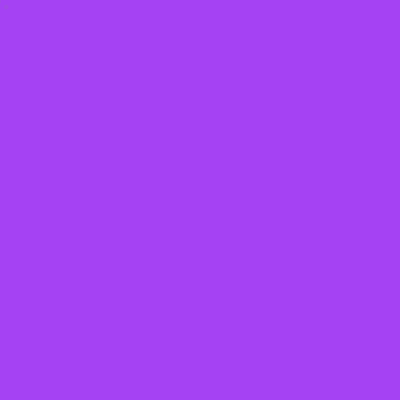
Frame 1 (no input)
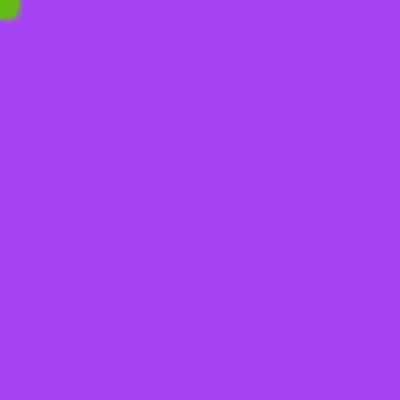
Frame 60 (the mouse pressed at the canvas centre just before this capture)
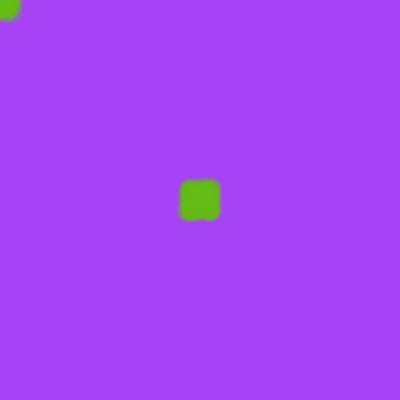
Frame 120 (the mouse held since frame 60 and released just before this capture)

The Processing sketch that drew these frames (run headless with seeded random() and noise(); from frame 60 on, the mouse is pressed at the canvas centre):

// Processing sketch: s002_spraypaint
// ── s002_spraypaint.pde
float[] bgc = new float[3];
float d = 30;
int n = 20;
int mode = 0;
void setup(){
  size(400,400);
  randomBG();
  noStroke();
}
void draw(){
  float x = random(20);
  int i = 0;
  float xp;
  float yp;
  
  for(i=0;i<n;i++){
    xp = mouseX + random(d) - d/2;
    yp = mouseY + random(d) - d/2;
    if(mode==0){
      inverseEllipse(x,xp,yp);
    }
    else{
      colourEllipse(x,xp,yp);
    }
  }
}

void mousePressed(){
  if(mouseButton==LEFT) randomBG();
  if(mouseButton==RIGHT) mode = 1-mode;
}

void randomBG(){
  int i = 0;
  for(i=0;i<3;i++){
    bgc[i] = random(256);
  }
  background(bgc[0],bgc[1],bgc[2]);
  fill(256-bgc[0],256-bgc[1],256-bgc[2],16);
}

void colourEllipse(float size,float xp, float yp){
  fill(random(256),random(256),random(256),16);
  ellipse(xp,yp,size,size);
}
void inverseEllipse(float size, float xp, float yp){
  //fill(256-bgc[0],256-bgc[1],256-bgc[2],16);
  ellipse(xp,yp,size,size);
}
